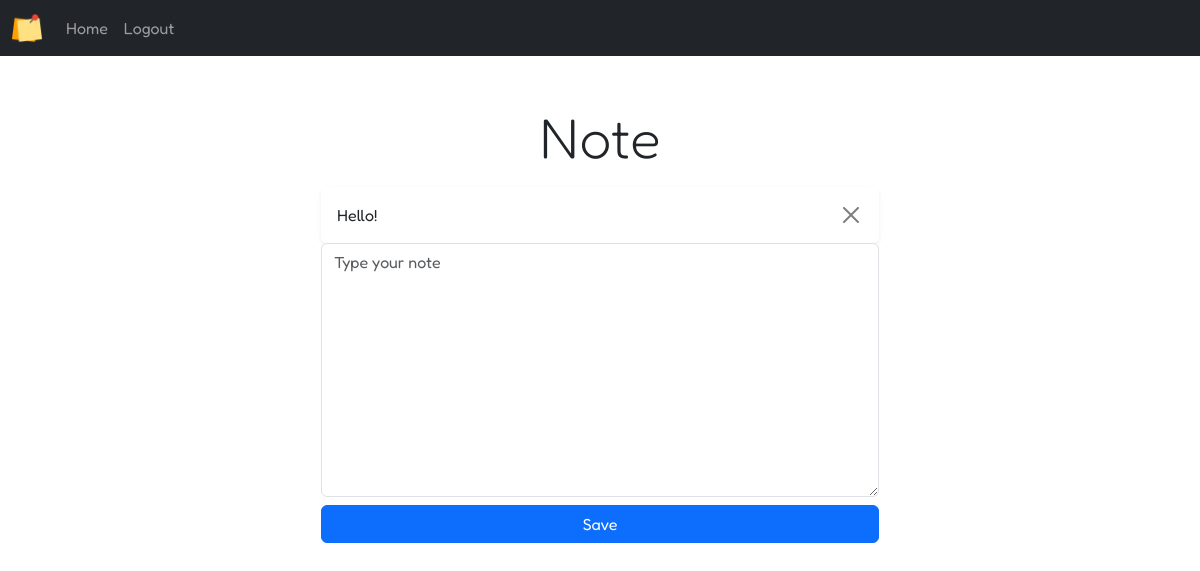
/ (signed in), run on an earlier commit of the app's database.
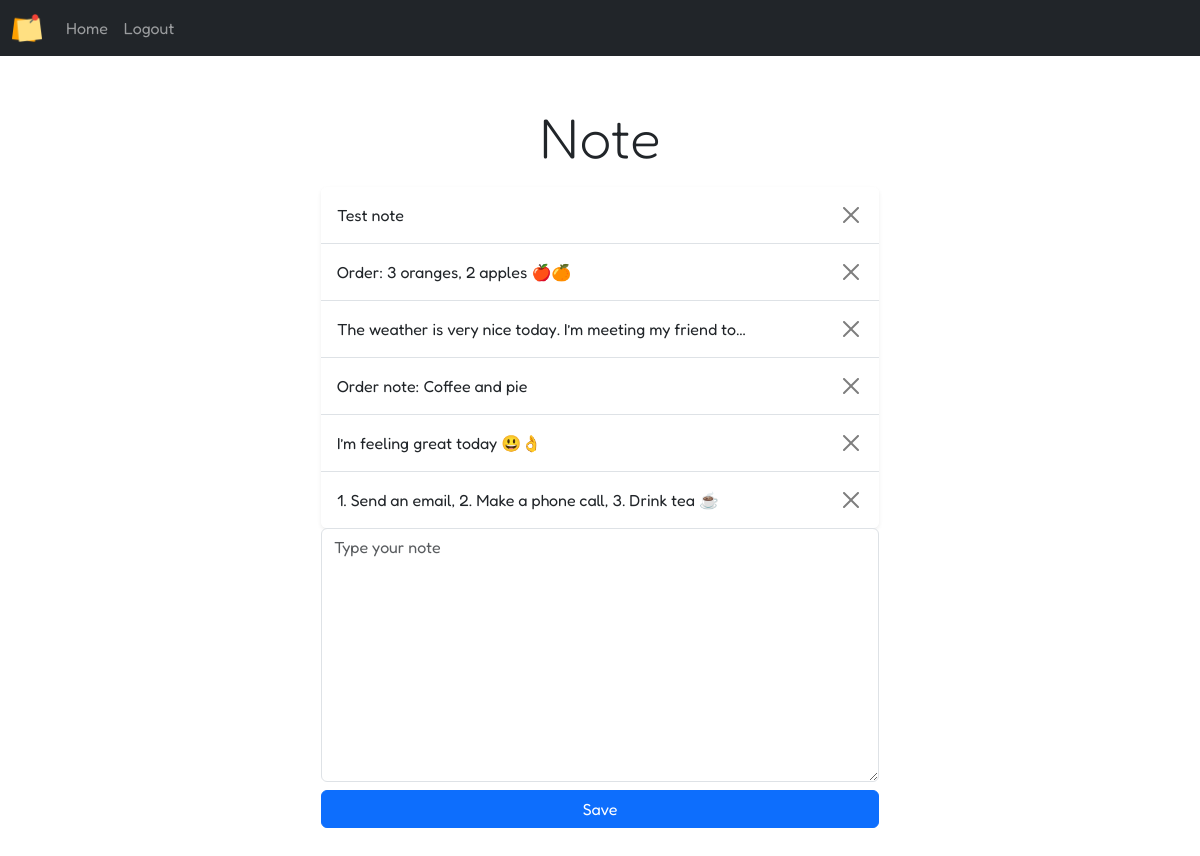
And on a later commit of the database.
### app/models.py (models this page shows)
class Note(db.Model):
    id = db.Column(db.Integer, primary_key=True)
    data = db.Column(db.Text, nullable=False)
    date = db.Column(db.DateTime(timezone=True), default=func.now())
    user_id = db.Column(db.Integer, db.ForeignKey('user.id'))

### app/views.py (the view, shortened to what this page needs)
@views.route('/', methods=['GET', 'POST'])
@login_required
def index():
    return render_template('index.html')

### app/__init__.py (called while the page is built)
def create_app():
    app = Flask(__name__, template_folder='templates', static_folder='static', static_url_path='/')
    app.config['SECRET_KEY'] = os.environ.get('SECRET_KEY') or 'CREATE_YOUR_SECRET_KEY'
    app.config['SQLALCHEMY_DATABASE_URI'] = f'sqlite:///{DB_NAME}'
    db.init_app(app)
    from .models import User
    login_manager = LoginManager()
    login_manager.login_view = 'auth.login'
    login_manager.init_app(app)
    @login_manager.user_loader
    def load_user(id):
        return User.query.get(int(id))
    from .views import views
    from .auth import auth
    app.register_blueprint(views)
    app.register_blueprint(auth)
    if not os.path.exists(DB_NAME):
        with app.app_context():
            db.create_all()
        print(f'{DB_NAME} created successfully!')
    return app

### app/templates/index.html (shortened to what this page needs)
{% extends 'base.html' %}
{% block content %}
    <div class="col-md-6 offset-md-3">
        <h3 class="display-4 mb-3 text-center">Note</h3>
        <ul class="list-group list-group-flush shadow-sm rounded" id="notes">
            {% for note in current_user.notes %}
                <li class="list-group-item d-flex align-items-center justify-content-between py-3" data-id="{{ note.id }}">
                    <span class="text-truncate" style="max-width: 80%;">{{ note.data }}</span>
                    <button type="button" class="btn-close text-danger delete-note" aria-label="Delete"></button>
                </li>
            {% endfor %}
        </ul>
        <form method="post" class="d-grid">
            <textarea name="note" id="note" class="form-control mb-2" rows="10" placeholder="Type your note"></textarea>
            <button type="submit" class="btn btn-primary">Save</button>
        </form>
    </div>
{% endblock %}

### app/templates/base.html (shortened to what this page needs)
<html lang="en">
<head>
    <link rel="stylesheet" href="{{ url_for('static', filename='bootstrap.min.css') }}">
</head>
<body>
    {% include 'navbar.html' %}
    <div class="container my-5">
        {% block content %}
        {% endblock %}
    </div>
</body>
</html>

### app/templates/navbar.html (shortened to what this page needs)
<nav class="navbar navbar-expand-lg navbar-dark bg-dark">
    <div class="container-fluid">
        <a class="navbar-brand" href="/">
            <img src="{{ url_for('static', filename='logo.png') }}" width="30" alt="Logo">
        </a>
        <div class="collapse navbar-collapse" id="menu">
            <div class="navbar-nav">
                <a class="nav-link" href="/">Home</a>
                {% if current_user.is_authenticated %}
                    <a class="nav-link" href="/logout">Logout</a>
                {% else %}s
                    <a class="nav-link" href="/login">Login</a>
                    <a class="nav-link" href="/register">Register</a>
                {% endif %}
            </div>
        </div>
    </div>
</nav>

### app/templates/base.html (style rules this page uses)
* { font-family: "Fredoka", sans-serif; }

What changed in the data, as far as the page shows it:
removed Note: data "Hello!"
added Note: data "Test note"
added Note: data "Order: 3 oranges, 2 apples 🍎🍊"
added Note: data "The weather is very nice today. I’m meeting my friend to…"
added Note: data "Order note: Coffee and pie"
added Note: data "I’m feeling great today 😃👌"
added Note: data "1. Send an email, 2. Make a phone call, 3. Drink tea ☕"
